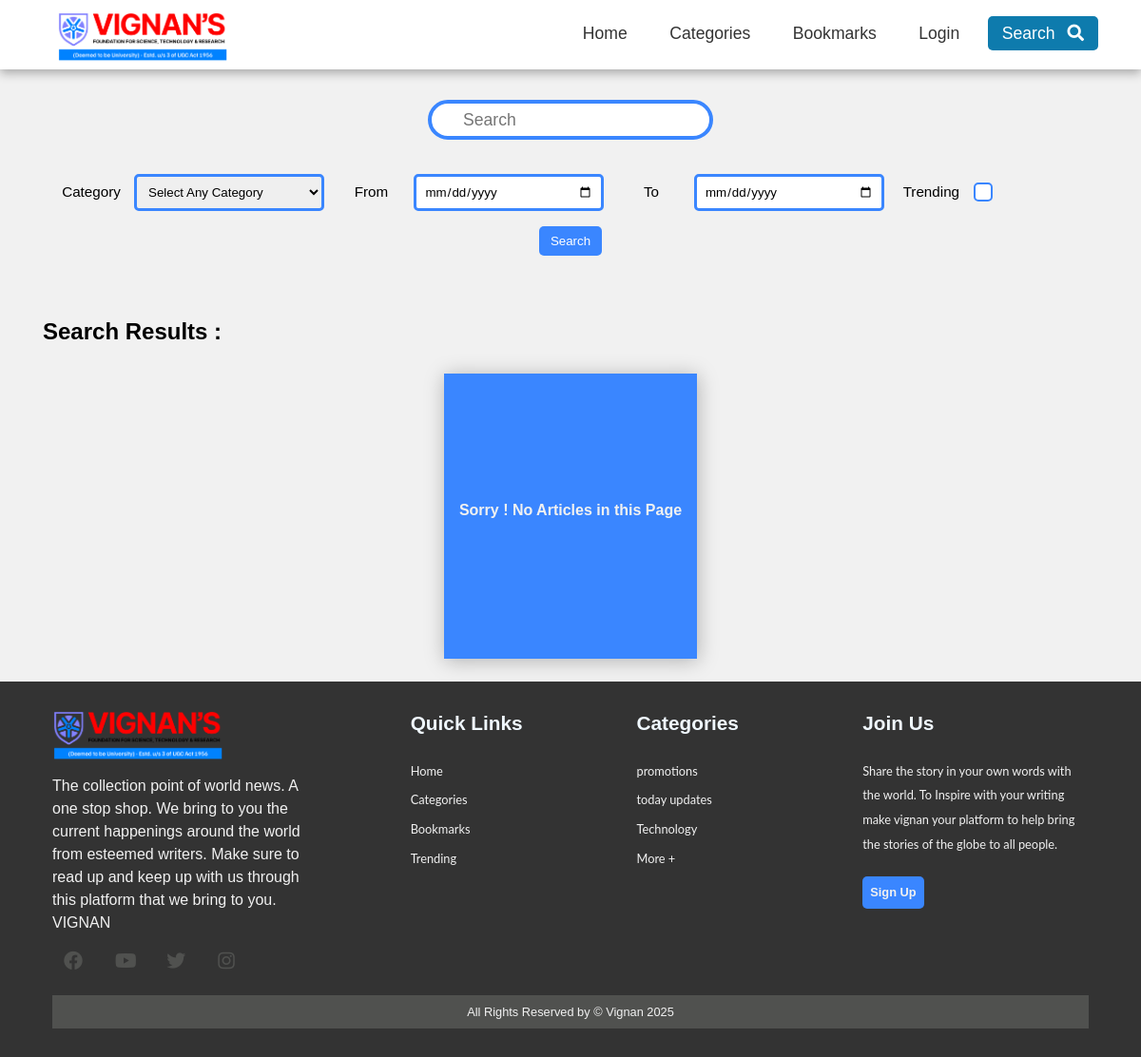
Screenshot of /search.php with the database file from the repository.
### tables this page shows
CREATE TABLE `category` (
  `category_id` int(11) NOT NULL,
  `category_name` varchar(45) NOT NULL,
  `category_color` varchar(35) NOT NULL,
  `category_image` varchar(250) NOT NULL,
  `category_description` varchar(350) NOT NULL
);

### search.php (the view, shortened to what this page needs)
<?php
  require('./includes/nav.inc.php');
?>
<section class="search-box">
  <div class="container p-2">
    <form method="GET" class="search-article">
      <div class="box-container d-flex">
        <table class=".search-table">
          <tr>
            <td>
              <input class="search-input" type="text" name="name" id="name" placeholder="Search" autocomplete="off" />
            </td>
          </tr>
        </table>
      </div>
      <div class="filters">
        <div>
          <label for="category_select">Category</label>
          <select name="category_select" id="category_select">
            <option value="">Select Any Category</option>
          </select>
        </div>
        <div>
          <label for="from_date">From</label>
          <input type="date" name="from_date" id="from_date" max="<?php echo date("Y-m-d") ?>">
        </div>
        <div>
          <label for="to_date">To</label>
          <input type="date" name="to_date" id="to_date" max="<?php echo date("Y-m-d") ?>">
        </div>
        <div>
          <label for="trending">Trending</label>
          <input type="checkbox" name="trending" id="trending" value="1">
        </div>
      </div>
      <center>
        <button type="submit" name="search" class="btn btn-primary">Search</button>
      </center>
    </form>
  </div>
</section>
<section class="py-1 category-list">
  <div class="container">
    <h2 class="search-heading">Search Results :</h2>
    <div class="card-container">
      <?php
        $limit = 6;
        if(isset($_GET['page'])) {
          $page = $_GET['page'];
        }
        else {
          $page = 1;
        }
        $offset = ($page - 1) * $limit;
        $trending = "";
        $cat_id = "";
        $name = "";
        $searchQuery = "SELECT * FROM article WHERE ";
        if($cat_id != "") {
          $searchQuery .= "category_id = {$cat_id}";
        }
        else {
          $searchQuery .= "category_id IS NOT NULL";
        }
        if($name != "") {
          $searchQuery .= ' AND article_title LIKE "%'.$name.'%"';
        }
        else {
          $searchQuery .= " AND article_title IS NOT NULL";
        }
        if($trending != "") {
          $searchQuery .= " AND article_trend = 1";
        }
        else {
          $searchQuery .= " AND article_trend IS NOT NULL";
        }
        $searchQuery .= " AND article_active = 1 ";
        $searchQuery1 = $searchQuery." ORDER BY article_title LIMIT {$offset}, {$limit}";
        $searchResult = mysqli_query($con, $searchQuery1);
        $row = mysqli_num_rows($searchResult);
        if($row  > 0) {
          while($data = mysqli_fetch_assoc($searchResult)) {
            $article_id = $data['article_id'];
            $category_id = $data['category_id'];
            $article_title = $data['article_title'];
            $article_image = $data['article_image'];
            $article_desc = $data['article_description'];
            $article_date = $data['article_date'];
            $article_trend = $data['article_trend'];
            $article_title = substr($article_title,0,55).' . . . . .';
            $article_desc = substr($article_desc,0,150).' . . . . .';
            $new = false;
            $tdy = time();
            $article_date = strtotime($article_date);
            $datediff = $tdy - $article_date;
            $datediff = round($datediff / (60*60*24));
            if($datediff < 2) {
              $new = true;
            }
            $categorysql = "SELECT category_name, category_color
                            FROM category
                            WHERE category_id = {$category_id}";
            $categoryres = mysqli_query($con, $categorysql);
            $categorydata = mysqli_fetch_assoc($categoryres);
            $bookmarked = false;
            if(isset($_SESSION['USER_ID'])) {
              $bookmarkQuery = "SELECT * FROM bookmark
                                WHERE user_id = {$_SESSION['USER_ID']}
                                AND article_id = {$article_id}";
              $bookmarkResult = mysqli_query($con, $bookmarkQuery);
              $bookmarkRow = mysqli_num_rows($bookmarkResult);
              if($bookmarkRow > 0) {
                $bookmarked = true;
              }
            }
            $category_color = $categorydata['category_color'];
            $category_name = $categorydata['category_name'];
            createArticleCard($article_title, $article_image,
                $article_desc, $category_name, $category_id,$article_id,
                $category_color, $new, $article_trend, $bookmarked);
          }
        }
        else {
          echo"</div>";
          createNoArticlesCard();
        }
        ?>
        </div>
</section>
<?php
  require('./includes/footer.inc.php');
?>

### includes/footer.inc.php (shortened to what this page needs)
<footer class="footer">
  <div class="footer-left">
    <a href="./index.php"><img src="./assets/images/logo_light.png" /></a>
    <p>
      The collection point of world news. A one stop shop. We bring to you the current happenings around the world from
      esteemed writers. Make sure to read up and keep up with us through this platform that we bring to you. VIGNAN
    </p>
    <div class="socials">
      <a href="#"><i class="fab fa-facebook"></i></a>
      <a href="#"><i class="fab fa-youtube"></i></a>
      <a href="#"><i class="fab fa-twitter"></i></a>
      <a href="#"><i class="fab fa-instagram"></i></a>
    </div>
  </div>
  <ul class="footer-right">
    <li>
      <h2>Quick Links</h2>
      <ul class="box">
        <li><a href="./index.php">Home</a></li>
        <li><a href="./categories.php">Categories</a></li>
        <li><a href="./bookmarks.php">Bookmarks</a></li>
        <li><a href="./search.php?trending=1">Trending</a></li>
      </ul>
    </li>
    <li>
      <h2>Categories</h2>
      <ul class="box">
        <?php
  	      $categoryQuery= " SELECT  category_id, category_name
                            FROM category
                            ORDER BY RAND() LIMIT 3";
          $result = mysqli_query($con,$categoryQuery);
          $row = mysqli_num_rows($result);
          if($row > 0) {
          while($data = mysqli_fetch_assoc($result)) {
            $category_id = $data['category_id'];
            $category_name = $data['category_name'];
        ?>
        <li><a href="articles.php?id=<?php echo $category_id ?>"><?php echo $category_name ?></a></li>
        <?php
              }
            }
          ?>
        <li><a href="./categories.php">More +</a></li>
      </ul>
    </li>
    <li>
      <h2>Join Us</h2>
      <ul class="box">
        <li>
          Share the story in your own words with the world. To Inspire with your writing make vignan your platform to
          help bring the stories of the globe to all people.
        </li>
        <a href="./author-login.php" class="my-1 btn btn-secondary">Sign Up</a>
      </ul>
    </li>
  </ul>
  <div class="footer-bottom">
    <p>All Rights Reserved by &copy; Vignan <?php echo date("Y")?></p>
  </div>
</footer>
</body>
</html>

### assets/css/partials/1-variables.css (style rules this page uses)
:root { --primary-color: #3a86ff; --secondary-color: #3a86ff; --light-color: #f1f1f1; --dark-color: #50514f; --black-color: #333333; --tag-trend-color: #3a86ff; --tag-yellow-color: #3a86ff; --tag-purple-color: #3a86ff; --tag-blue-color: #3a86ff; --tag-green-color: #3a86ff; --tag-orange-color: #0e7bad; --tag-pink-color: #3a86ff; --tag-brown-color: #663f3f; --hover-color: #3a86ff; --active-color: #0e7bad; --ts-vs: 0.56rem; --ts-sml: 0.8rem; --ts-md: 1.1rem; --ts-lg: 1.25rem; --hs-vs: 1.3rem; --hs-sml: 2rem; --hs-md: 2.5rem; --hs-lg: 3rem; --ff-monts: "Montserrat", sans-serif; --ff-nunito: "Nunito Sans", sans-serif; --ff-noto: "Noto Serif", serif; --ff-robo: "Roboto", sans-serif; --border-radius: 5px; }

### assets/css/partials/3-typography.css (style rules this page uses)
h1, h2, h3, h4, h5, h6 { font-family: var(--ff-monts); margin-bottom: 0.75rem; line-height: 1.3; }
p { font-family: var(--ff-nunito); margin: 0.5rem 0; }
.py-1 { padding: 1.5rem 0; }
.p-2 { padding: 2rem; }
.my-1 { margin: 1rem 0; }
.search-heading { line-height: 2; margin-bottom: 20px; }

### assets/css/partials/4-component.css (style rules this page uses)
.d-flex { display: flex; justify-content: center; align-items: center; }
.container { width: 100%; padding-right: 15px; padding-left: 15px; margin-right: auto; margin-left: auto; }
.btn { display: inline-block; border: none; background: var(--dark-color); color: #fff; text-decoration: none; font-family: var(--ff-nunito); padding: 0.5rem 0.75rem; border-radius: var(--border-radius); transition: all 200ms ease-in-out; }
.btn-primary { background: var(--primary-color); }
.btn-secondary { background: var(--secondary-color); font-weight: 700; padding: 0.25rem 0.5rem; font-size: var(--ts-sml); }

### assets/css/style.css (style rules this page uses)
.footer { display: flex; flex-flow: row wrap; padding: 30px 55px; color: var(--light-color); background: var(--black-color); }
.footer > * { flex: 1 100%; }
.footer-left { margin-right: 1.25rem; margin-bottom: 1rem; }
.footer-left img { width: 180px; }
.footer h2 { font-weight: 600; font-size: var(--hs-vs); padding-bottom: 0.8rem; color: #f0f8ff; }
.footer ul { padding-left: 0; }
.footer li { line-height: 2em; padding-bottom: 5px; font-size: var(--ts-sml); }
.footer-right ul { padding-bottom: 25px; }
.footer li a { transition: all 200ms ease-in-out; color: var(--light-color); }
.footer-right { display: flex; flex-flow: row wrap; }
.footer-right > * { flex: 1 100%; }
.footer-bottom { text-align: center; color: var(--light-color); font-size: var(--ts-sml); background: var(--dark-color); }
.footer-left p { padding-right: 20%; }
.socials a { width: 40px; height: 40px; display: inline-block; margin-right: 10px; }
.socials a i { padding: 10px 12px; font-size: 20px; transition: all 200ms ease-in-out; }
.box-container { margin: auto; width: 300px; height: 42px; background: white; border: 4px solid var(--primary-color); padding: 0px 10px; border-radius: 50px; }
.search-input { border: none; height: 100%; width: 100%; padding: 0 5px; border-radius: 50px; font-size: var(--ts-md); color: var(--dark-color); font-weight: 500; }
.filters { padding: 1rem; margin: auto; margin-top: 10px; border-radius: var(--border-radius); font-family: var(--ff-nunito); }
.filters div { display: inline-flex; align-items: center; margin-right: 10px; margin-top: 10px; }
.filters label { font-family: var(--ff-nunito); font-size: 0.95rem; padding-right: 10px; width: 80px; text-align: center; }
.filters input[type="checkbox"] { appearance: none; -webkit-appearance: none; height: 20px; width: 20px; border: 2px var(--primary-color) solid; background: #fff; border-radius: var(--border-radius); cursor: pointer; display: flex; justify-content: center; align-items: center; outline: none; }
.filters input[type="checkbox"]::after { font-family: "Font Awesome 5 Free"; content: "\f00c"; font-weight: 900; font-size: 12px; display: none; color: white; }
.filters select, .filters input { width: 200px; padding: 8px; font-family: var(--ff-nunito); border-radius: var(--border-radius); border: 3px solid var(--primary-color); outline: none; }
form button { cursor: pointer; }

### assets/css/responsivity/media-queries.css (style rules this page uses)
@media (min-width: 576px) { .container { width: 540px; } }
@media (min-width: 768px) { .container { width: 720px; } }
@media (min-width: 992px) { .container { width: 960px; } }
@media (min-width: 1200px) { .container { width: 1140px; } }
@media (min-width: 700px) { .footer-right > * { flex: 1; } }
@media (min-width: 700px) { .footer-left { flex: 1 0px; } }
@media (min-width: 700px) { .footer-right { flex: 2 0px; } }

### rows the page displays
category: category_name "promotions"
category: category_name "today updates"
category: category_name "Technology"
